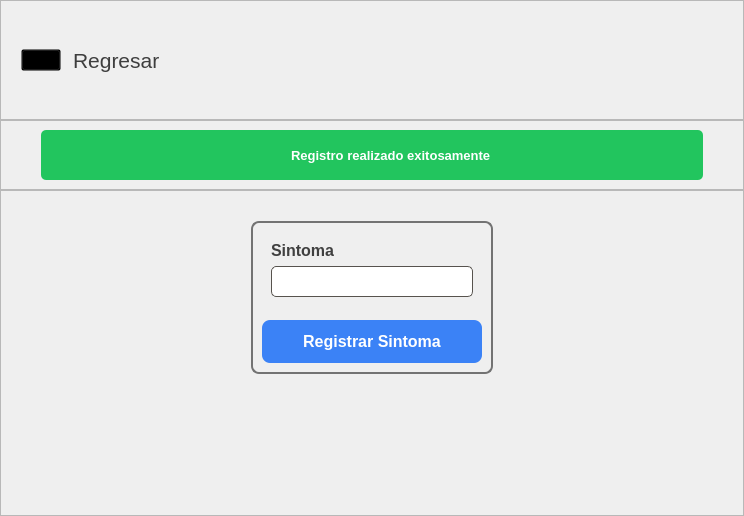
            <widget class="QWidget" name="pagAgregarSintoma">
             <layout class="QVBoxLayout" name="verticalLayout_48">
              <property name="spacing">
               <number>0</number>
              </property>
              <property name="leftMargin">
               <number>0</number>
              </property>
              <property name="topMargin">
               <number>0</number>
              </property>
              <property name="rightMargin">
               <number>0</number>
              </property>
              <property name="bottomMargin">
               <number>0</number>
              </property>
              <item alignment="Qt::AlignTop">
               <widget class="QFrame" name="frame_71">
                <property name="minimumSize">
                 <size>
                  <width>0</width>
                  <height>120</height>
                 </size>
                </property>
                <property name="frameShape">
                 <enum>QFrame::StyledPanel</enum>
                </property>
                <property name="frameShadow">
                 <enum>QFrame::Raised</enum>
                </property>
                <layout class="QHBoxLayout" name="horizontalLayout_39">
                 <property name="spacing">
                  <number>12</number>
                 </property>
                 <property name="leftMargin">
                  <number>20</number>
                 </property>
                 <property name="topMargin">
                  <number>20</number>
                 </property>
                 <property name="rightMargin">
                  <number>20</number>
                 </property>
                 <property name="bottomMargin">
                  <number>20</number>
                 </property>
                 <item>
                  <widget class="QPushButton" name="btnRegresarACitas_2">
                   <property name="cursor">
                    <cursorShape>PointingHandCursor</cursorShape>
                   </property>
                   <property name="styleSheet">
                    <string notr="true">QPushButton{
	background-color: transparent;
}</string>
                   </property>
                   <property name="text">
                    <string/>
                   </property>
                   <property name="icon">
                    <iconset>
                     <normaloff>img/back.svg</normaloff>img/back.svg</iconset>
                   </property>
                   <property name="iconSize">
                    <size>
                     <width>30</width>
                     <height>30</height>
                    </size>
                   </property>
                  </widget>
                 </item>
                 <item>
                  <widget class="QLabel" name="lblRegresarACitas_2">
                   <property name="sizePolicy">
                    <sizepolicy hsizetype="Preferred" vsizetype="Expanding">
                     <horstretch>0</horstretch>
                     <verstretch>0</verstretch>
                    </sizepolicy>
                   </property>
                   <property name="font">
                    <font>
                     <family>Arial</family>
                     <pointsize>16</pointsize>
                    </font>
                   </property>
                   <property name="cursor">
                    <cursorShape>PointingHandCursor</cursorShape>
                   </property>
                   <property name="styleSheet">
                    <string notr="true">QLabel{
	color: #3E3E3E;
}</string>
                   </property>
                   <property name="text">
                    <string>Regresar</string>
                   </property>
                  </widget>
                 </item>
                 <item>
                  <spacer name="horizontalSpacer_36">
                   <property name="orientation">
                    <enum>Qt::Horizontal</enum>
                   </property>
                   <property name="sizeHint" stdset="0">
                    <size>
                     <width>563</width>
                     <height>20</height>
                    </size>
                   </property>
                  </spacer>
                 </item>
                </layout>
               </widget>
              </item>
              <item alignment="Qt::AlignTop">
               <widget class="QFrame" name="frame_73">
                <property name="minimumSize">
                 <size>
                  <width>0</width>
                  <height>70</height>
                 </size>
                </property>
                <property name="frameShape">
                 <enum>QFrame::StyledPanel</enum>
                </property>
                <property name="frameShadow">
                 <enum>QFrame::Raised</enum>
                </property>
                <layout class="QHBoxLayout" name="horizontalLayout_41">
                 <property name="leftMargin">
                  <number>40</number>
                 </property>
                 <property name="rightMargin">
                  <number>40</number>
                 </property>
                 <item>
                  <widget class="QFrame" name="lblRegistroSintoma">
                   <property name="styleSheet">
                    <string notr="true">QFrame{
	background-color: #22c55e;
	border-radius: 5px;
}</string>
                   </property>
                   <property name="frameShape">
                    <enum>QFrame::StyledPanel</enum>
                   </property>
                   <property name="frameShadow">
                    <enum>QFrame::Raised</enum>
                   </property>
                   <layout class="QHBoxLayout" name="horizontalLayout_40">
                    <item>
                     <spacer name="horizontalSpacer_37">
                      <property name="orientation">
                       <enum>Qt::Horizontal</enum>
                      </property>
                      <property name="sizeHint" stdset="0">
                       <size>
                        <width>40</width>
                        <height>20</height>
                       </size>
                      </property>
                     </spacer>
                    </item>
                    <item>
                     <widget class="QPushButton" name="lblIconoRegistroCita_2">
                      <property name="minimumSize">
                       <size>
                        <width>30</width>
                        <height>30</height>
                       </size>
                      </property>
                      <property name="styleSheet">
                       <string notr="true">QPushButton{
	background-color: transparent;
	border: none;
}</string>
                      </property>
                      <property name="text">
                       <string/>
                      </property>
                      <property name="icon">
                       <iconset>
                        <normaloff>img/check.svg</normaloff>img/check.svg</iconset>
                      </property>
                      <property name="iconSize">
                       <size>
                        <width>30</width>
                        <height>30</height>
                       </size>
                      </property>
                     </widget>
                    </item>
                    <item>
                     <widget class="QLabel" name="lblMsjRegistroCita_2">
                      <property name="font">
                       <font>
                        <family>Arial</family>
                        <pointsize>10</pointsize>
                        <weight>75</weight>
                        <bold>true</bold>
                       </font>
                      </property>
                      <property name="styleSheet">
                       <string notr="true">QLabel{
	color: #fff;
}</string>
                      </property>
                      <property name="text">
                       <string>Registro realizado exitosamente</string>
                      </property>
                     </widget>
                    </item>
                    <item>
                     <spacer name="horizontalSpacer_38">
                      <property name="orientation">
                       <enum>Qt::Horizontal</enum>
                      </property>
                      <property name="sizeHint" stdset="0">
                       <size>
                        <width>40</width>
                        <height>20</height>
                       </size>
                      </property>
                     </spacer>
                    </item>
                   </layout>
                  </widget>
                 </item>
                </layout>
               </widget>
              </item>
              <item>
               <widget class="QFrame" name="frame_72">
                <property name="sizePolicy">
                 <sizepolicy hsizetype="Preferred" vsizetype="Expanding">
                  <horstretch>0</horstretch>
                  <verstretch>0</verstretch>
                 </sizepolicy>
                </property>
                <property name="frameShape">
                 <enum>QFrame::StyledPanel</enum>
                </property>
                <property name="frameShadow">
                 <enum>QFrame::Raised</enum>
                </property>
                <layout class="QGridLayout" name="gridLayout_3">
                 <property name="topMargin">
                  <number>30</number>
                 </property>
                 <item row="0" column="0">
                  <spacer name="horizontalSpacer_41">
                   <property name="orientation">
                    <enum>Qt::Horizontal</enum>
                   </property>
                   <property name="sizeHint" stdset="0">
                    <size>
                     <width>240</width>
                     <height>20</height>
                    </size>
                   </property>
                  </spacer>
                 </item>
                 <item row="0" column="1">
                  <widget class="QFrame" name="frame_74">
                   <property name="sizePolicy">
                    <sizepolicy hsizetype="Preferred" vsizetype="Preferred">
                     <horstretch>0</horstretch>
                     <verstretch>0</verstretch>
                    </sizepolicy>
                   </property>
                   <property name="minimumSize">
                    <size>
                     <width>0</width>
                     <height>0</height>
                    </size>
                   </property>
                   <property name="sizeIncrement">
                    <size>
                     <width>0</width>
                     <height>0</height>
                    </size>
                   </property>
                   <property name="styleSheet">
                    <string notr="true">QFrame{
	border: 2px solid #737373;
	border-radius: 8px;
}</string>
                   </property>
                   <property name="frameShape">
                    <enum>QFrame::StyledPanel</enum>
                   </property>
                   <property name="frameShadow">
                    <enum>QFrame::Raised</enum>
                   </property>
                   <layout class="QVBoxLayout" name="verticalLayout_49">
                    <property name="spacing">
                     <number>14</number>
                    </property>
                    <item alignment="Qt::AlignTop">
                     <widget class="QFrame" name="frame_75">
                      <property name="styleSheet">
                       <string notr="true">QFrame{
	border: none;
}</string>
                      </property>
                      <property name="frameShape">
                       <enum>QFrame::StyledPanel</enum>
                      </property>
                      <property name="frameShadow">
                       <enum>QFrame::Raised</enum>
                      </property>
                      <layout class="QVBoxLayout" name="verticalLayout_50">
                       <item alignment="Qt::AlignTop">
                        <widget class="QLabel" name="label_36">
                         <property name="font">
                          <font>
                           <family>Arial</family>
                           <pointsize>12</pointsize>
                           <weight>75</weight>
                           <bold>true</bold>
                          </font>
                         </property>
                         <property name="styleSheet">
                          <string notr="true">QLabel{
	color: #404040;
}</string>
                         </property>
                         <property name="text">
                          <string>Sintoma</string>
                         </property>
                        </widget>
                       </item>
                       <item>
                        <widget class="QLineEdit" name="inpRegistroSintoma">
                         <property name="minimumSize">
                          <size>
                           <width>0</width>
                           <height>30</height>
                          </size>
                         </property>
                         <property name="font">
                          <font>
                           <family>Arial</family>
                           <pointsize>12</pointsize>
                          </font>
                         </property>
                         <property name="styleSheet">
                          <string notr="true">QLineEdit{
	padding: 4px;
	border-radius: 5px;
	border: 1px solid #57534e;
	color: #404040;
	padding-left: 5px;
	padding-right: 5px;
}</string>
                         </property>
                         <property name="text">
                          <string/>
                         </property>
                        </widget>
                       </item>
                      </layout>
                     </widget>
                    </item>
                    <item>
                     <widget class="QPushButton" name="btnRegistroSintomaSubmit">
                      <property name="font">
                       <font>
                        <family>Arial</family>
                        <pointsize>12</pointsize>
                        <weight>75</weight>
                        <bold>true</bold>
                       </font>
                      </property>
                      <property name="cursor">
                       <cursorShape>PointingHandCursor</cursorShape>
                      </property>
                      <property name="styleSheet">
                       <string notr="true">QPushButton{
	background-color: #3b82f6;
	padding: 12px;
	border-radius: 8px;
	color: #fff;
}
QPushButton::hover{
	background-color: #2563eb;
}</string>
                      </property>
                      <property name="text">
                       <string>Registrar Sintoma</string>
                      </property>
                     </widget>
                    </item>
                   </layout>
                  </widget>
                 </item>
                 <item row="0" column="2">
                  <spacer name="horizontalSpacer_42">
                   <property name="orientation">
                    <enum>Qt::Horizontal</enum>
                   </property>
                   <property name="sizeHint" stdset="0">
                    <size>
                     <width>240</width>
                     <height>20</height>
                    </size>
                   </property>
                  </spacer>
                 </item>
                 <item row="1" column="1">
                  <spacer name="verticalSpacer_9">
                   <property name="orientation">
                    <enum>Qt::Vertical</enum>
                   </property>
                   <property name="sizeHint" stdset="0">
                    <size>
                     <width>20</width>
                     <height>132</height>
                    </size>
                   </property>
                  </spacer>
                 </item>
                </layout>
               </widget>
              </item>
             </layout>
            </widget>
